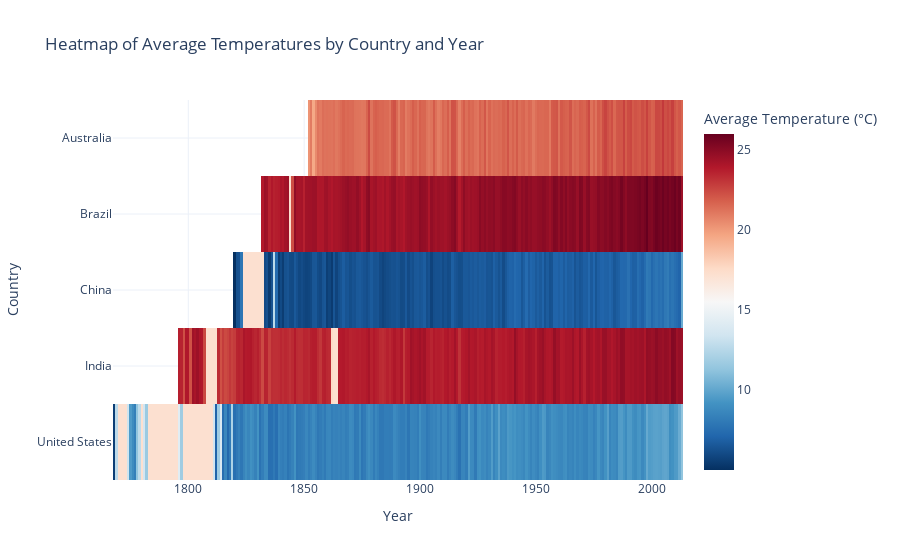

The code cell stored with this chart in its notebook:
### Markdown cell above
- Interactive Heatmap

### Code cell
import plotly.express as px

# Filter the dataset to include only a few countries for better readability
selected_countries = ['United States', 'India', 'China', 'Brazil', 'Australia']
filtered_data = data_cleaned[data_cleaned['Country'].isin(selected_countries)]

# Create a pivot table for the heatmap
pivot_table = filtered_data.pivot_table(values='AverageTemperature', index=filtered_data['dt'].dt.year, columns='Country', aggfunc='mean')

# Plot the heatmap
fig = px.imshow(
    pivot_table.T,
    title='Heatmap of Average Temperatures by Country and Year',
    aspect='auto',
    color_continuous_scale='RdBu_r',
    labels={'color': 'Average Temperature (°C)'}
)

fig.update_layout(
    xaxis_title='Year',
    yaxis_title='Country',
    template='plotly_white'
)

fig.show()

### Figure 1 — Plotly figure (JSON) as saved in the notebook; plotly's stock layout.template omitted (floating-point values rounded to 4 significant figures; data arrays with more than 128 entries replaced by an {"elided": "..."} marker saying what was removed)
{"data": [{"coloraxis": "coloraxis", "hovertemplate": "dt: %{x}<br>Country: %{y}<br>Average Temperature (°C): %{z}<extra></extra>", "name": "0", "type": "heatmap", "x": {"elided": "246 int values"}, "xaxis": "x", "y": ["Australia", "Brazil", "China", "India", "United States"], "yaxis": "y", "z": {"elided": "5x246 float values"}}], "layout": {"coloraxis": {"colorbar": {"title": {"text": "Average Temperature (°C)"}}, "colorscale": [[0, "rgb(5,48,97)"], [0.1, "rgb(33,102,172)"], [0.2, "rgb(67,147,195)"], [0.3, "rgb(146,197,222)"], [0.4, "rgb(209,229,240)"], [0.5, "rgb(247,247,247)"], [0.6, "rgb(253,219,199)"], [0.7, "rgb(244,165,130)"], [0.8, "rgb(214,96,77)"], [0.9, "rgb(178,24,43)"], [1, "rgb(103,0,31)"]]}, "title": {"text": "Heatmap of Average Temperatures by Country and Year"}, "xaxis": {"anchor": "y", "domain": [0, 1], "title": {"text": "Year"}}, "yaxis": {"anchor": "x", "autorange": "reversed", "domain": [0, 1], "title": {"text": "Country"}}}}
